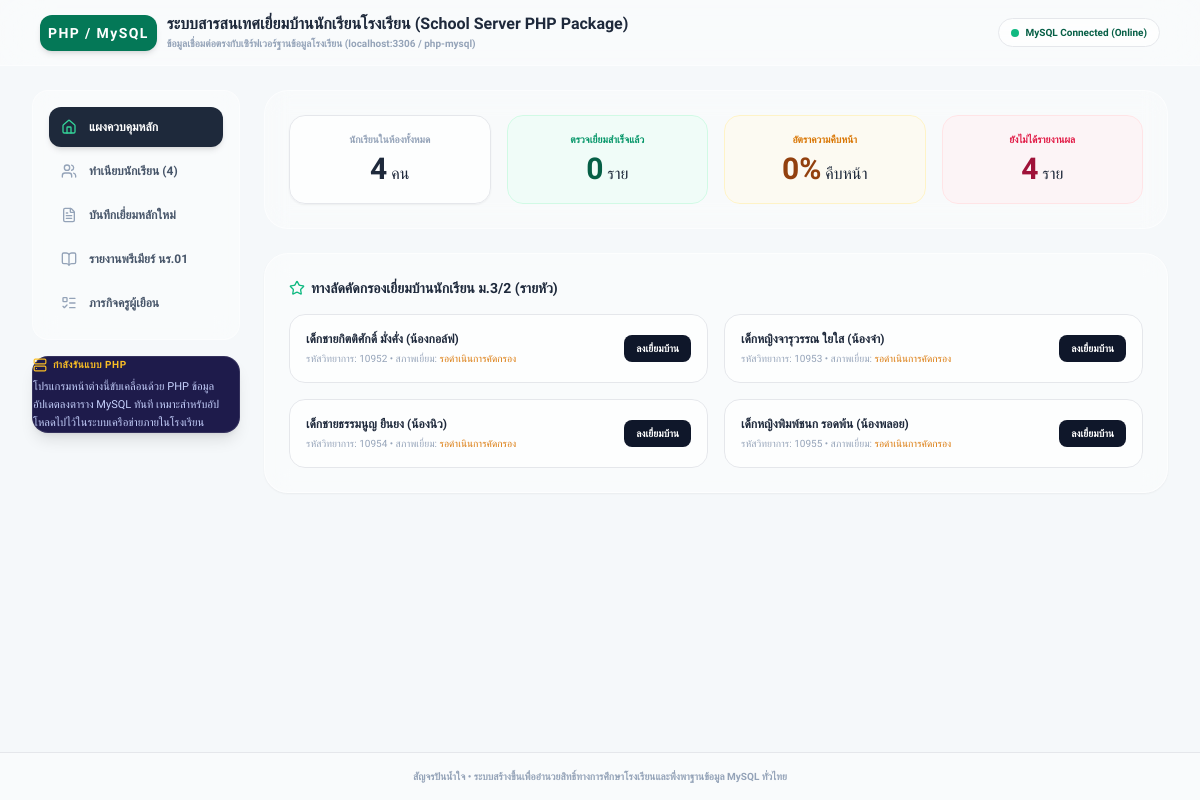
The page / on the database its author committed.
### tables this page shows
CREATE TABLE `students` (
  `id` VARCHAR(50) NOT NULL COMMENT 'รหัส ID',
  `student_code` VARCHAR(55) NULL COMMENT 'รหัสนักเรียน',
  `prefix` VARCHAR(30) NULL COMMENT 'คำนำหน้าชื่อ',
  `name` VARCHAR(150) NOT NULL COMMENT 'ชื่อ-นามสกุล',
  `nickname` VARCHAR(50) NOT NULL COMMENT 'ชื่อเล่น',
  `gender` VARCHAR(20) NULL COMMENT 'เพศ',
  `birth_date` VARCHAR(50) NULL COMMENT 'วันเกิด',
  `grade` VARCHAR(30) NOT NULL COMMENT 'ชั้นเรียน เช่น ม.3/2',
  `room` VARCHAR(10) NULL COMMENT 'ห้องเรียน',
  `citizen_id` VARCHAR(30) NULL COMMENT 'เลขบัตรประชาชน',
  `address` TEXT NOT NULL COMMENT 'ที่อยู่เดิม',
  `village` VARCHAR(50) NULL COMMENT 'หมู่',
  `subdistrict` VARCHAR(100) NULL COMMENT 'ตำบล',
  `district` VARCHAR(100) NULL COMMENT 'อำเภอ',
  `province` VARCHAR(100) NULL COMMENT 'จังหวัด',
  `zipcode` VARCHAR(10) NULL COMMENT 'รหัสไปรษณีย์',
  `parent_name` VARCHAR(150) NULL COMMENT 'ชื่อผู้ปกครอง',
  `parent_relation` VARCHAR(100) NULL COMMENT 'ความสัมพันธ์ผู้ปกครอง',
  `parent_phone` VARCHAR(30) NULL COMMENT 'เบอร์โทรผู้ปกครอง',
  `parent_job` VARCHAR(100) NULL COMMENT 'อาชีพผู้ปกครอง',
  `latitude` DOUBLE NULL COMMENT 'ละติจูดพิกัด',
  `longitude` DOUBLE NULL COMMENT 'ลองจิจูดพิกัด',
  `visit_status` VARCHAR(20) NOT NULL DEFAULT 'pending' COMMENT 'สถานะ: pending, scheduled, visited',
  `risk_level` VARCHAR(20) NOT NULL DEFAULT 'not_assessed' COMMENT 'ระดับความเสี่ยง: normal, medium, high, not_assessed',
  `last_visited_date` VARCHAR(50) NULL COMMENT 'วันที่เดินทางเยี่ยมบ้านล่าสุด',
  PRIMARY KEY (`id`)
);

### index.php (the view, shortened to what this page needs)
<?php
require_once 'db_connect.php';
$students = $pdo->query("SELECT * FROM students ORDER BY student_code ASC")->fetchAll();
$page = isset($_GET['page']) ? $_GET['page'] : 'dashboard';
?>
<!DOCTYPE html>
<html lang="th" class="h-full">
<head>
    <script src="https://cdn.tailwindcss.com"></script>
</head>
<body class="bg-[#f5f8fa] text-slate-800 min-h-screen flex flex-col font-sans select-none antialiased relative">
    <?php if ($page !== 'print-record'): ?>
    <header class="bg-white/40 backdrop-blur-xl border-b border-white/50 py-3.5 px-6 sm:px-10 flex flex-col md:flex-row md:items-center justify-between gap-3 print:hidden relative z-10 w-full">
        <div class="flex items-center gap-2.5">
            <div class="bg-emerald-750 text-white rounded-xl p-2 font-bold text-sm tracking-widest shadow-md">
                PHP / MySQL
            </div>
            <div>
                <h1 class="text-base font-extrabold text-slate-850 flex items-center gap-1.5 leading-tight">
                    ระบบสารสนเทศเยี่ยมบ้านนักเรียนโรงเรียน (School Server PHP Package)
                </h1>
                <p class="text-[10px] text-slate-400 mt-0.5 font-bold">ข้อมูลเชื่อมต่อตรงกับเซิร์ฟเวอร์ฐานข้อมูลโรงเรียน (localhost:3306 / php-mysql)</p>
            </div>
        </div>
        <div class="text-right flex items-center gap-2">
            <div class="inline-flex gap-1.5 items-center bg-white/70 border px-3 py-1.5 rounded-full text-[10px] font-bold text-emerald-800">
                <span class="w-2 h-2 rounded-full bg-emerald-500 animate-pulse"></span>
                MySQL Connected (Online)
            </div>
        </div>
    </header>
    <div class="flex-1 max-w-7xl w-full mx-auto px-4 sm:px-8 py-6 grid grid-cols-1 lg:grid-cols-5 gap-6 relative z-10">
        <aside class="lg:col-span-1 space-y-4 print:hidden">
            <div class="bg-white/40 backdrop-blur-md rounded-2xl border border-white/50 p-4 space-y-1 shadow-xs">
                <a href="index.php?page=dashboard" class="w-full flex items-center gap-3 p-3 text-xs font-semibold rounded-xl text-left transition <?= $page === 'dashboard' ? 'bg-slate-850 text-white shadow-md' : 'text-slate-600 hover:bg-white/60' ?>">
                    <i data-lucide="home" class="w-4 h-4 text-emerald-400"></i>
                    แผงควบคุมหลัก
                </a>
                <a href="index.php?page=students" class="w-full flex items-center gap-3 p-3 text-xs font-semibold rounded-xl text-left transition <?= $page === 'students' ? 'bg-slate-850 text-white shadow-md' : 'text-slate-600 hover:bg-white/60' ?>">
                    <i data-lucide="users" class="w-4 h-4 text-slate-400"></i>
                    ทำเนียบนักเรียน (<?= count($students) ?>)
                </a>
                <a href="index.php?page=visit-form" class="w-full flex items-center gap-3 p-3 text-xs font-semibold rounded-xl text-left transition <?= $page === 'visit-form' ? 'bg-slate-850 text-white shadow-md' : 'text-slate-600 hover:bg-white/60' ?>">
                    <i data-lucide="file-text" class="w-4 h-4 text-slate-400"></i>
                    บันทึกเยี่ยมหลักใหม่
                </a>
                <a href="index.php?page=records" class="w-full flex items-center gap-3 p-3 text-xs font-semibold rounded-xl text-left transition <?= $page === 'records' ? 'bg-slate-850 text-white shadow-md' : 'text-slate-600 hover:bg-white/60' ?>">
                    <i data-lucide="book-open" class="w-4 h-4 text-slate-400"></i>
                    รายงานพรีเมียร์ นร.01
                </a>
                <a href="index.php?page=checklist" class="w-full flex items-center gap-3 p-3 text-xs font-semibold rounded-xl text-left transition <?= $page === 'checklist' ? 'bg-slate-850 text-white shadow-md' : 'text-slate-600 hover:bg-white/60' ?>">
                    <i data-lucide="list-todo" class="w-4 h-4 text-slate-400"></i>
                    ภารกิจครูผู้เยือน
                </a>
            </div>
            <div class="bg-indigo-950 text-slate-200 p-4.5 rounded-2xl border border-white/10 shadow-lg">
                <p class="text-[10px] font-bold text-amber-400 uppercase tracking-wider flex items-center gap-1.5 mb-1.5">
                    <i data-lucide="server" class="w-3.5 h-3.5 animate-pulse"></i> กำลังรันแบบ PHP
                </p>
                <p class="text-[11px] leading-relaxed text-indigo-200">
                    โปรแกรมหน้าต่างนี้ขับเคลื่อนด้วย PHP ข้อมูลอัปเดตลงตาราง MySQL ทันที เหมาะสำหรับอัปโหลดไปไว้ในระบบเครือข่ายภายในโรงเรียน
                </p>
            </div>
        </aside>
        <main class="lg:col-span-4 space-y-6">
            <?php if ($page === 'dashboard'): ?>
                <div class="space-y-6">
                    <div class="bg-white/30 backdrop-blur-md border border-white/60 rounded-3xl p-6 shadow-xs grid grid-cols-1 md:grid-cols-4 gap-4">
                        <div class="p-4 bg-white/70 rounded-2xl border shadow-sm text-center">
                            <span class="text-slate-400 text-[10px] font-bold block uppercase mb-1">นักเรียนในห้องทั้งหมด</span>
                            <strong class="text-3xl text-slate-850 font-extrabold"><?= count($students) ?></strong> คน
                        </div>
                        <div class="p-4 bg-emerald-50/60 border border-emerald-100 rounded-2xl text-center">
                            <span class="text-emerald-600 text-[10px] font-bold block uppercase mb-1">ตรวจเยี่ยมสำเร็จแล้ว</span>
                            <?php
                            $visitedCount = 0;
                            ?>
                            <strong class="text-3xl text-emerald-800 font-extrabold"><?= $visitedCount ?></strong> ราย
                        </div>
                        <div class="p-4 bg-amber-50/60 border border-amber-100 rounded-2xl text-center">
                            <span class="text-amber-600 text-[10px] font-bold block uppercase mb-1">อัตราความคืบหน้า</span>
                            <?php $perc = count($students) > 0 ? round(($visitedCount / count($students)) * 100) : 0; ?>
                            <strong class="text-3xl text-amber-800 font-extrabold"><?= $perc ?>%</strong> คืบหน้า
                        </div>
                        <div class="p-4 bg-rose-50/60 border border-rose-100 rounded-2xl text-center">
                            <span class="text-rose-600 text-[10px] font-bold block uppercase mb-1">ยังไม่ได้รายงานผล</span>
                            <strong class="text-3xl text-rose-800 font-extrabold"><?= count($students) - $visitedCount ?></strong> ราย
                        </div>
                    </div>
                    <div class="bg-white/40 backdrop-blur-md rounded-3xl border border-white/60 p-6 shadow-sm">
                        <h3 class="text-sm font-bold text-slate-800 mb-4 flex items-center gap-1.5">
                            <i data-lucide="star" class="w-4 h-4 text-emerald-500"></i>
                            ทางลัดคัดกรองเยี่ยมบ้านนักเรียน ม.3/2 (รายหัว)
                        </h3>
                        <div class="grid grid-cols-1 sm:grid-cols-2 gap-4">
                            <?php foreach ($students as $stu): ?>
                                <div class="bg-white/70 border p-4 rounded-2xl flex justify-between items-center hover:shadow-md transition">
                                    <div>
                                        <h4 class="text-xs font-bold text-slate-800"><?= htmlspecialchars($stu['prefix'] . $stu['name']) ?> (น้อง<?= htmlspecialchars($stu['nickname']) ?>)</h4>
                                        <p class="text-[10px] text-slate-400 mt-1">รหัสวิทยาการ: <?= htmlspecialchars($stu['student_code']) ?> • สภาพเยี่ยม:
                                            <?php if ($stu['visit_status'] === 'visited'): ?>
                                                <span class="text-emerald-700 font-bold">✔ แฟ้มข้อมูลระดับความปลอดภัยดีที่เยี่ยมบ้าน</span>
                                            <?php else: ?>
                                                <span class="text-amber-600">รอดำเนินการคัดกรอง</span>
                                            <?php endif; ?>
                                        </p>
                                    </div>
                                    <div>
                                        <?php if ($stu['visit_status'] !== 'visited'): ?>
                                            <a href="index.php?page=visit-form&student_id=<?= $stu['id'] ?>" class="bg-slate-900 text-white font-bold text-[10px] py-1.5 px-3 rounded-lg hover:bg-slate-700 transition block">
                                                ลงเยี่ยมบ้าน
                                            </a>
                                        <?php else: ?>
                                            <span class="text-emerald-600 text-xs font-bold flex items-center gap-1"><i data-lucide="check-circle" class="w-4 h-4"></i> เยี่ยมแล้ว</span>
                                        <?php endif; ?>
                                    </div>
                                </div>
                            <?php endforeach; ?>
                        </div>
                    </div>
                </div>
            <?php endif; ?>
        </main>
    </div>
    <footer class="bg-white/40 border-t py-4 text-center text-[10px] text-slate-400 font-semibold print:hidden mt-auto z-10 w-full">
        สัญจรปันน้ำใจ • ระบบสร้างขึ้นเพื่ออำนวยสิทธิ์ทางการศึกษาโรงเรียนและพึ่งพาฐานข้อมูล MySQL ทั่วไทย
    </footer>
    <?php endif; ?>
</body>
</html>

### rows shown on the page
students: prefix+name "เด็กชายกิตติศักดิ์ มั่งคั่ง", nickname "กอล์ฟ", student_code "10952", visit_status "รอดำเนินการคัดกรอง"
students: prefix+name "เด็กหญิงจารุวรรณ ใยใส", nickname "จ๋า", student_code "10953", visit_status "รอดำเนินการคัดกรอง"
students: prefix+name "เด็กชายธรรมนูญ ยืนยง", nickname "นิว", student_code "10954", visit_status "รอดำเนินการคัดกรอง"
students: prefix+name "เด็กหญิงพิมพ์ชนก รอดพ้น", nickname "พลอย", student_code "10955", visit_status "รอดำเนินการคัดกรอง"

### other values the page prints
count($students) "4"
$visitedCount "0"
$perc "0"
count($students) - $visitedCount "4"
